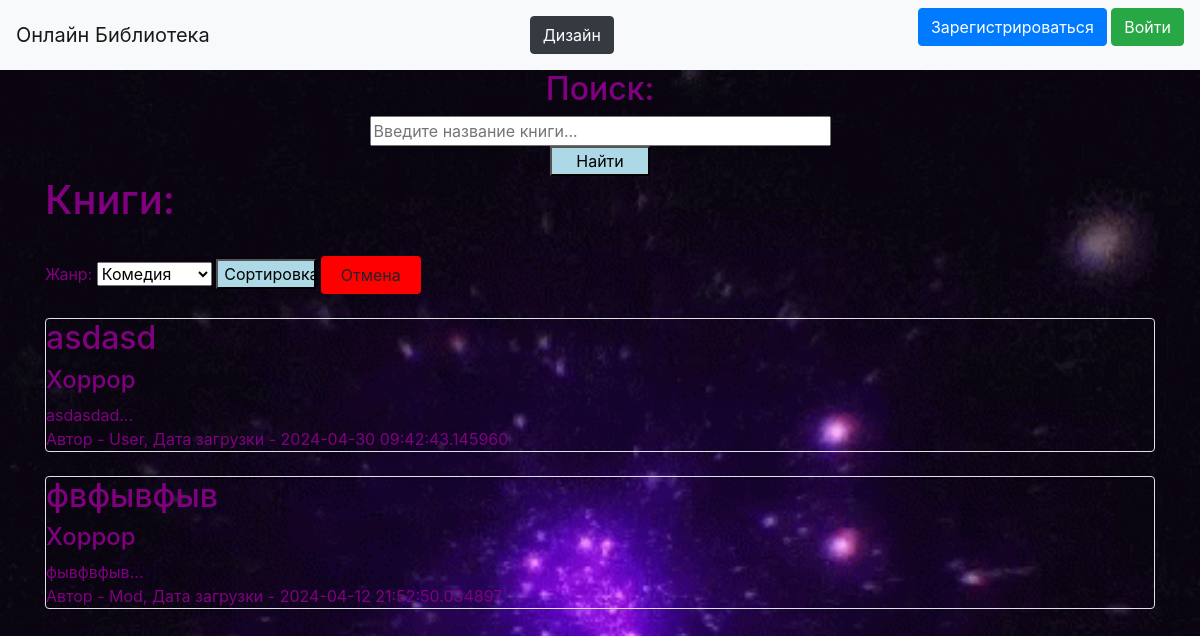
The page / on the database its author committed.
### data/books.py (models this page shows, shortened)
class Books(SqlAlchemyBase):
    __tablename__ = 'books'
    id = sqlalchemy.Column(sqlalchemy.Integer,
                           primary_key=True, autoincrement=True)
    name = sqlalchemy.Column(sqlalchemy.String, nullable=False)
    description = sqlalchemy.Column(sqlalchemy.String, nullable=True)
    main_genre = sqlalchemy.Column(sqlalchemy.String, nullable=False)
    created_date = sqlalchemy.Column(sqlalchemy.DateTime,
                                     default=datetime.datetime.now)
    under_moderation = sqlalchemy.Column(sqlalchemy.Boolean, default=True)
    user_id = sqlalchemy.Column(sqlalchemy.Integer, sqlalchemy.ForeignKey("users.id"))
    user = orm.relationship('User', lazy='subquery')

### data/users.py (models this page shows, shortened)
class User(SqlAlchemyBase, UserMixin):
    __tablename__ = 'users'
    id = sqlalchemy.Column(sqlalchemy.Integer,
                           primary_key=True, autoincrement=True)
    name = sqlalchemy.Column(sqlalchemy.String, nullable=True)
    about = sqlalchemy.Column(sqlalchemy.String, nullable=True)
    email = sqlalchemy.Column(sqlalchemy.String,
                              index=True, unique=True, nullable=True)
    hashed_password = sqlalchemy.Column(sqlalchemy.String, nullable=True)
    created_date = sqlalchemy.Column(sqlalchemy.DateTime,
                                     default=datetime.datetime.now)
    moderator = sqlalchemy.Column(sqlalchemy.Boolean, nullable=False, default=False)
    verified = sqlalchemy.Column(sqlalchemy.Boolean, nullable=False, default=False)
    banned = sqlalchemy.Column(sqlalchemy.Boolean, nullable=False, default=False)
    ban_reason = sqlalchemy.Column(sqlalchemy.String, nullable=True, default=None)
    books = orm.relationship("Books", back_populates='user', lazy='subquery')

### main.py (the view)
@app.route("/")  # Главное меню сайта - каталог книг
def index():
    if maintenance:
        return render_template('maintenance.html', reason=reason)
    db_sess = db_session.create_session()
    mod = False
    try:
        check = db_sess.query(User).filter(User.id == current_user.id).first()
        if check.banned == True:
            db_sess.expunge_all()
            db_sess.close()
            return render_template("ban_page.html", reason=check.ban_reason)
    except AttributeError:
        pass
    if current_user.is_authenticated:
        if current_user.moderator:
            mod = True
            books = db_sess.query(Books).order_by(Books.id.desc())  # Если пользователь - модератор, показать все книги
        else:
            books = db_sess.query(Books).order_by(Books.id.desc()).filter(
                (Books.user == current_user) | (Books.under_moderation != True))  # Иначе - только определённые
    else:
        books = db_sess.query(Books).filter(Books.under_moderation != True).order_by(Books.id.desc())
    db_sess.expunge_all()
    db_sess.close()
    return render_template("index.html", books=books, mod=mod)

### data/db_session.py (called while the page is built)
def create_session() -> Session:
    global __factory
    return __factory()

### templates/index.html (shortened to what this page needs)
{% extends "base.html" %}
{% block content %}
<center><h2>Поиск:</h2></center>
<form action="/find" method="POST">
    <center><input type="text" name="query" placeholder="Введите название книги..." size="40"></center>
    <center><button type="submit" style="width: 100px;background-color: lightblue;">Найти</button></center>
</form>
<h1>Книги:</h1>
<br>
<form action="/sort" method="POST">
    <label for="genres">Жанр:</label>
    <select name="genres" id="genres">
        <option value="Комедия">Комедия</option>
    </select>
<button type="submit" style="width: 100px;background-color: lightblue;">Сортировка</button>
    <a href="/" style="height=50;width: 100px;background-color: red;" class="btn">Отмена</a>
</form>
<br>
{% for item in books%}
<div class="col-md6 border rounded">
    <h2>{{item.name}}</h2>
    <h4>{{item.main_genre}}</h4>
    <div>
        {{item.description[:50]}}...
    </div>
    <div>
        Автор - {{item.user.name}}, Дата загрузки - {{item.created_date}}
    </div>
</div>
<br>
{% endfor %}
{% endblock %}

### static/css/text.css (style rules this page uses)
h1 { color: purple; }
h2 { color: purple; }
h4 { color: purple; }
div { color: purple; }
label { color: purple; }
body { color: purple; }

### rows shown on the page
Books: name "asdasd", main_genre "Хоррор", description "asdasdad", user.name "User", created_date "2024-04-30 09:42:43.145960"
Books: name "фвфывфыв", main_genre "Хоррор", description "фывфвфыв", user.name "Mod", created_date "2024-04-12 21:52:50.034897"
